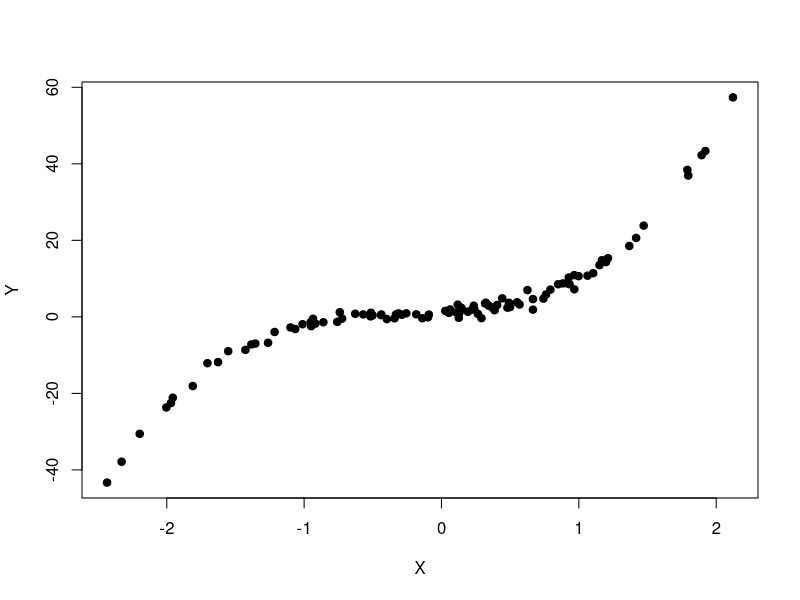
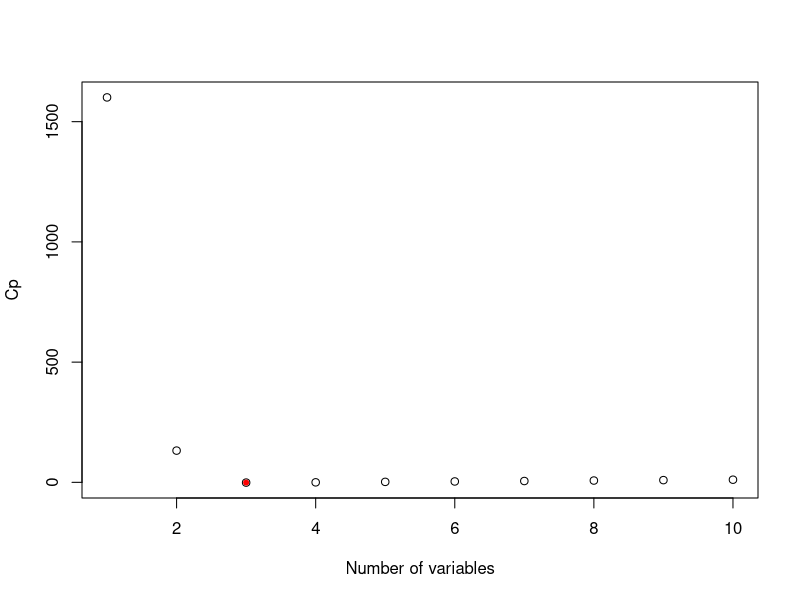
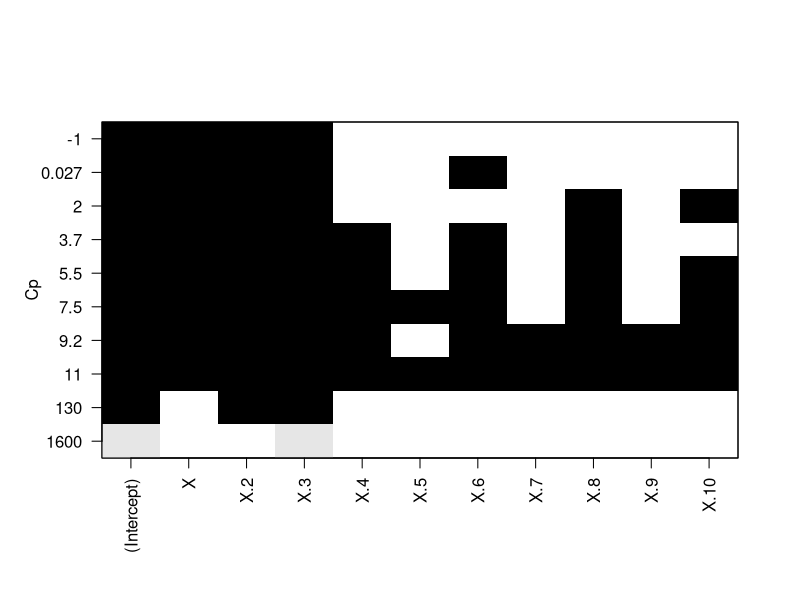
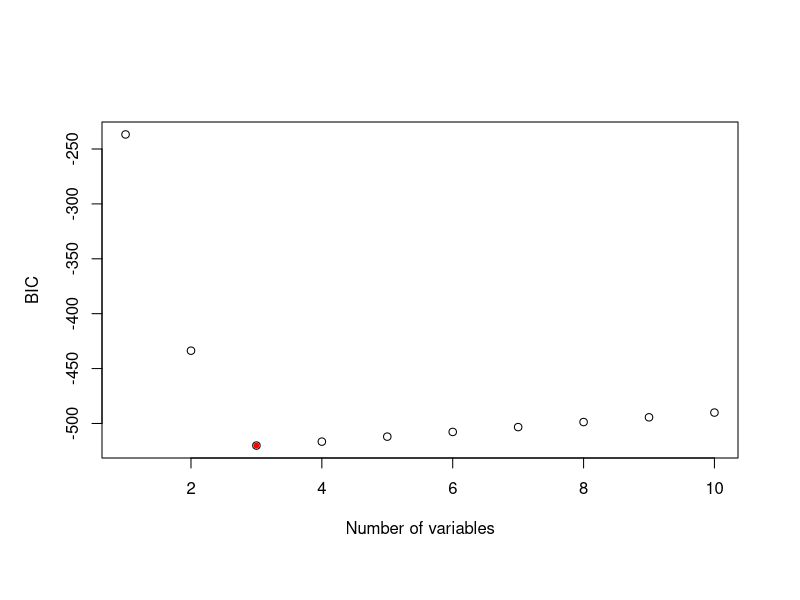
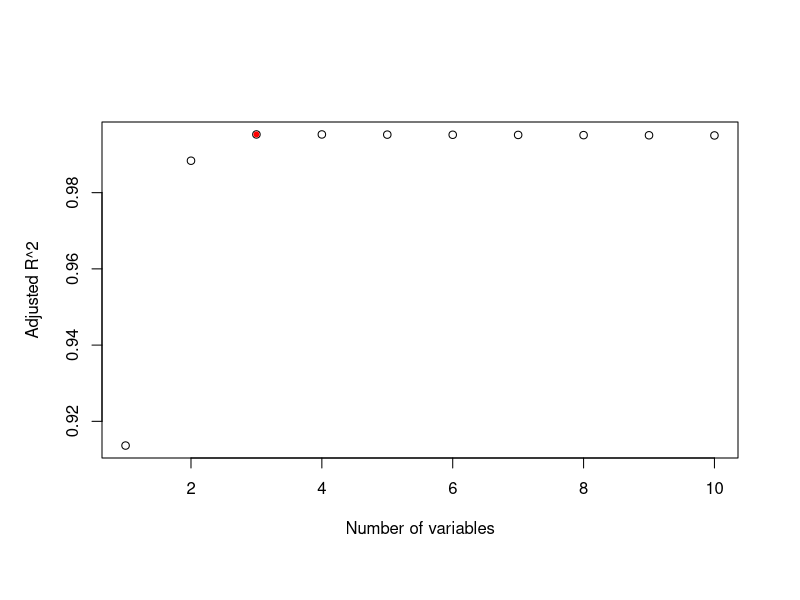
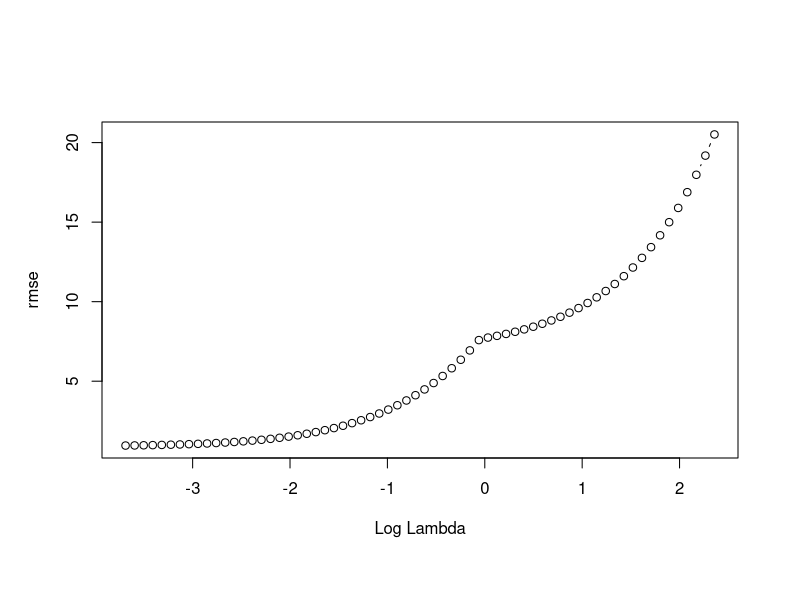

Here is the R script that generated these plots, in order:
## ---- chunk 1
n = 100
X = rnorm(n)
noise_vec = rnorm(n)
## ---- chunk 2
# user-defined values for coefficients
beta0 = 1
beta1 = 2
beta2 = 3
beta3 = 4

Y = c()
for (i in 1:n){
  cur_response = beta0 + beta1*X[i] + beta2*(X[i]^2) + beta3*(X[i]^3) + noise_vec[i]
  Y = c(Y, cur_response)
}

plot(X,Y,pch=19)
## ---- chunk 3
df = data.frame(Y,X,X^2,X^3,X^4,X^5,X^6,X^7,X^8,X^9,X^10)
## ---- chunk 4
library(leaps)
regfit.full = regsubsets(Y~., data=df, nvmax = 10)
reg.summary = summary(regfit.full)
names(reg.summary)
plot(reg.summary$cp, xlab="Number of variables", ylab="Cp")
which.min(reg.summary$cp)
points(3, reg.summary$cp[3], col="red", pch=20)
# plot for regsubsets object
plot(regfit.full, scale = "Cp")
coef(regfit.full, 10)
# BIC
plot(reg.summary$bic, xlab="Number of variables", ylab="BIC")
which.min(reg.summary$bic)
points(3, reg.summary$bic[3], col="red", pch=20)
# Adjusted R^2
plot(reg.summary$adjr2, xlab="Number of variables", ylab="Adjusted R^2")
which.max(reg.summary$adjr2)
points(3, reg.summary$adjr2[3], col="red", pch=20)
## ---- chunk 5
regfit.fwd = regsubsets(Y~., data=df, nvmax=10, method="forward")
reg.fwd.summary = summary(regfit.fwd)
reg.fwd.summary
which.min(reg.fwd.summary$cp)
coef(regfit.fwd, 10)
## ---- chunk 6
regfit.bkwd = regsubsets(Y~., data=df, nvmax = 10, method = "backward")
reg.bkwd.summary = summary(regfit.bkwd)
reg.bkwd.summary
which.min(reg.bkwd.summary$cp)
coef(regfit.bkwd, 10)
## ---- chunk 7
library(glmnet)
train = sample(1:n, floor(0.75*n), replace = FALSE)
x = model.matrix(Y~., data=df)
y = df$Y
lasso.tr = glmnet(x[train,], y[train])
coef(lasso.tr, 3)
pred = predict(lasso.tr, x[-train,])
dim(pred)
rmse = sqrt(apply((y[-train]-pred)^2, 2, mean))
plot(log(lasso.tr$lambda), rmse, xlab="Log Lambda", type="b")
lam.best = lasso.tr$lambda[order(rmse)[1]]
coef(lasso.tr, s=lam.best)
